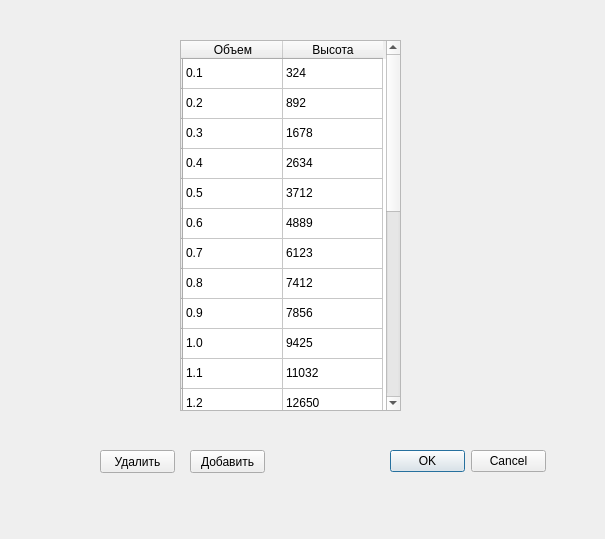
<?xml version="1.0" encoding="UTF-8"?>
<ui version="4.0">
 <class>CalibrationDialog</class>
 <widget class="QDialog" name="CalibrationDialog">
  <property name="geometry">
   <rect>
    <x>0</x>
    <y>0</y>
    <width>605</width>
    <height>539</height>
   </rect>
  </property>
  <property name="windowTitle">
   <string>Градуировочная таблица резервуара</string>
  </property>
  <widget class="QTableWidget" name="tableWidget">
   <property name="geometry">
    <rect>
     <x>180</x>
     <y>40</y>
     <width>221</width>
     <height>371</height>
    </rect>
   </property>
   <row>
    <property name="text">
     <string/>
    </property>
   </row>
   <row>
    <property name="text">
     <string/>
    </property>
   </row>
   <row>
    <property name="text">
     <string/>
    </property>
   </row>
   <row>
    <property name="text">
     <string/>
    </property>
   </row>
   <row>
    <property name="text">
     <string/>
    </property>
   </row>
   <row>
    <property name="text">
     <string/>
    </property>
   </row>
   <row>
    <property name="text">
     <string/>
    </property>
   </row>
   <row>
    <property name="text">
     <string/>
    </property>
   </row>
   <row>
    <property name="text">
     <string/>
    </property>
   </row>
   <row>
    <property name="text">
     <string/>
    </property>
   </row>
   <row>
    <property name="text">
     <string/>
    </property>
   </row>
   <row>
    <property name="text">
     <string/>
    </property>
   </row>
   <row>
    <property name="text">
     <string/>
    </property>
   </row>
   <row>
    <property name="text">
     <string/>
    </property>
   </row>
   <row>
    <property name="text">
     <string/>
    </property>
   </row>
   <row>
    <property name="text">
     <string/>
    </property>
   </row>
   <row>
    <property name="text">
     <string/>
    </property>
   </row>
   <row>
    <property name="text">
     <string/>
    </property>
   </row>
   <row>
    <property name="text">
     <string/>
    </property>
   </row>
   <row>
    <property name="text">
     <string/>
    </property>
   </row>
   <row>
    <property name="text">
     <string/>
    </property>
   </row>
   <row>
    <property name="text">
     <string/>
    </property>
   </row>
   <row>
    <property name="text">
     <string/>
    </property>
   </row>
   <row>
    <property name="text">
     <string/>
    </property>
   </row>
   <column>
    <property name="text">
     <string>Объем</string>
    </property>
   </column>
   <column>
    <property name="text">
     <string>Высота</string>
    </property>
   </column>
   <item row="0" column="0">
    <property name="text">
     <string>0.1</string>
    </property>
   </item>
   <item row="0" column="1">
    <property name="text">
     <string>324</string>
    </property>
   </item>
   <item row="1" column="0">
    <property name="text">
     <string>0.2</string>
    </property>
   </item>
   <item row="1" column="1">
    <property name="text">
     <string>892</string>
    </property>
   </item>
   <item row="2" column="0">
    <property name="text">
     <string>0.3</string>
    </property>
   </item>
   <item row="2" column="1">
    <property name="text">
     <string>1678</string>
    </property>
   </item>
   <item row="3" column="0">
    <property name="text">
     <string>0.4</string>
    </property>
   </item>
   <item row="3" column="1">
    <property name="text">
     <string>2634</string>
    </property>
   </item>
   <item row="4" column="0">
    <property name="text">
     <string>0.5</string>
    </property>
   </item>
   <item row="4" column="1">
    <property name="text">
     <string>3712</string>
    </property>
   </item>
   <item row="5" column="0">
    <property name="text">
     <string>0.6</string>
    </property>
   </item>
   <item row="5" column="1">
    <property name="text">
     <string>4889</string>
    </property>
   </item>
   <item row="6" column="0">
    <property name="text">
     <string>0.7</string>
    </property>
   </item>
   <item row="6" column="1">
    <property name="text">
     <string>6123</string>
    </property>
   </item>
   <item row="7" column="0">
    <property name="text">
     <string>0.8</string>
    </property>
   </item>
   <item row="7" column="1">
    <property name="text">
     <string>7412</string>
    </property>
   </item>
   <item row="8" column="0">
    <property name="text">
     <string>0.9</string>
    </property>
   </item>
   <item row="8" column="1">
    <property name="text">
     <string>7856</string>
    </property>
   </item>
   <item row="9" column="0">
    <property name="text">
     <string>1.0</string>
    </property>
   </item>
   <item row="9" column="1">
    <property name="text">
     <string>9425</string>
    </property>
   </item>
   <item row="10" column="0">
    <property name="text">
     <string>1.1</string>
    </property>
   </item>
   <item row="10" column="1">
    <property name="text">
     <string>11032</string>
    </property>
   </item>
   <item row="11" column="0">
    <property name="text">
     <string>1.2</string>
    </property>
   </item>
   <item row="11" column="1">
    <property name="text">
     <string>12650</string>
    </property>
   </item>
   <item row="12" column="0">
    <property name="text">
     <string>1.3</string>
    </property>
   </item>
   <item row="12" column="1">
    <property name="text">
     <string>14256</string>
    </property>
   </item>
   <item row="13" column="0">
    <property name="text">
     <string>1.4</string>
    </property>
   </item>
   <item row="13" column="1">
    <property name="text">
     <string>15823</string>
    </property>
   </item>
   <item row="14" column="0">
    <property name="text">
     <string>1.5</string>
    </property>
   </item>
   <item row="14" column="1">
    <property name="text">
     <string>17234</string>
    </property>
   </item>
   <item row="15" column="0">
    <property name="text">
     <string>1.6</string>
    </property>
   </item>
   <item row="15" column="1">
    <property name="text">
     <string>17896</string>
    </property>
   </item>
   <item row="16" column="0">
    <property name="text">
     <string>1.7</string>
    </property>
   </item>
   <item row="16" column="1">
    <property name="text">
     <string>18234</string>
    </property>
   </item>
   <item row="17" column="0">
    <property name="text">
     <string>1.8</string>
    </property>
   </item>
   <item row="17" column="1">
    <property name="text">
     <string>19876</string>
    </property>
   </item>
   <item row="18" column="0">
    <property name="text">
     <string>1.9</string>
    </property>
   </item>
   <item row="18" column="1">
    <property name="text">
     <string>21345</string>
    </property>
   </item>
   <item row="19" column="0">
    <property name="text">
     <string>2.0</string>
    </property>
   </item>
   <item row="19" column="1">
    <property name="text">
     <string>22678</string>
    </property>
   </item>
   <item row="20" column="0">
    <property name="text">
     <string>2.1</string>
    </property>
   </item>
   <item row="20" column="1">
    <property name="text">
     <string>23812</string>
    </property>
   </item>
   <item row="21" column="0">
    <property name="text">
     <string>2.2</string>
    </property>
   </item>
   <item row="21" column="1">
    <property name="text">
     <string>24598</string>
    </property>
   </item>
   <item row="22" column="0">
    <property name="text">
     <string>2.3</string>
    </property>
   </item>
   <item row="22" column="1">
    <property name="text">
     <string>24892</string>
    </property>
   </item>
   <item row="23" column="0">
    <property name="text">
     <string>2.4</string>
    </property>
   </item>
   <item row="23" column="1">
    <property name="text">
     <string>25000</string>
    </property>
   </item>
  </widget>
  <widget class="QPushButton" name="deleteButton">
   <property name="geometry">
    <rect>
     <x>100</x>
     <y>450</y>
     <width>75</width>
     <height>23</height>
    </rect>
   </property>
   <property name="text">
    <string>Удалить</string>
   </property>
  </widget>
  <widget class="QPushButton" name="addButton">
   <property name="geometry">
    <rect>
     <x>190</x>
     <y>450</y>
     <width>75</width>
     <height>23</height>
    </rect>
   </property>
   <property name="text">
    <string>Добавить</string>
   </property>
  </widget>
  <widget class="QDialogButtonBox" name="buttonBox">
   <property name="geometry">
    <rect>
     <x>390</x>
     <y>450</y>
     <width>156</width>
     <height>23</height>
    </rect>
   </property>
   <property name="standardButtons">
    <set>QDialogButtonBox::Cancel|QDialogButtonBox::Ok</set>
   </property>
  </widget>
 </widget>
 <resources/>
 <connections/>
</ui>
